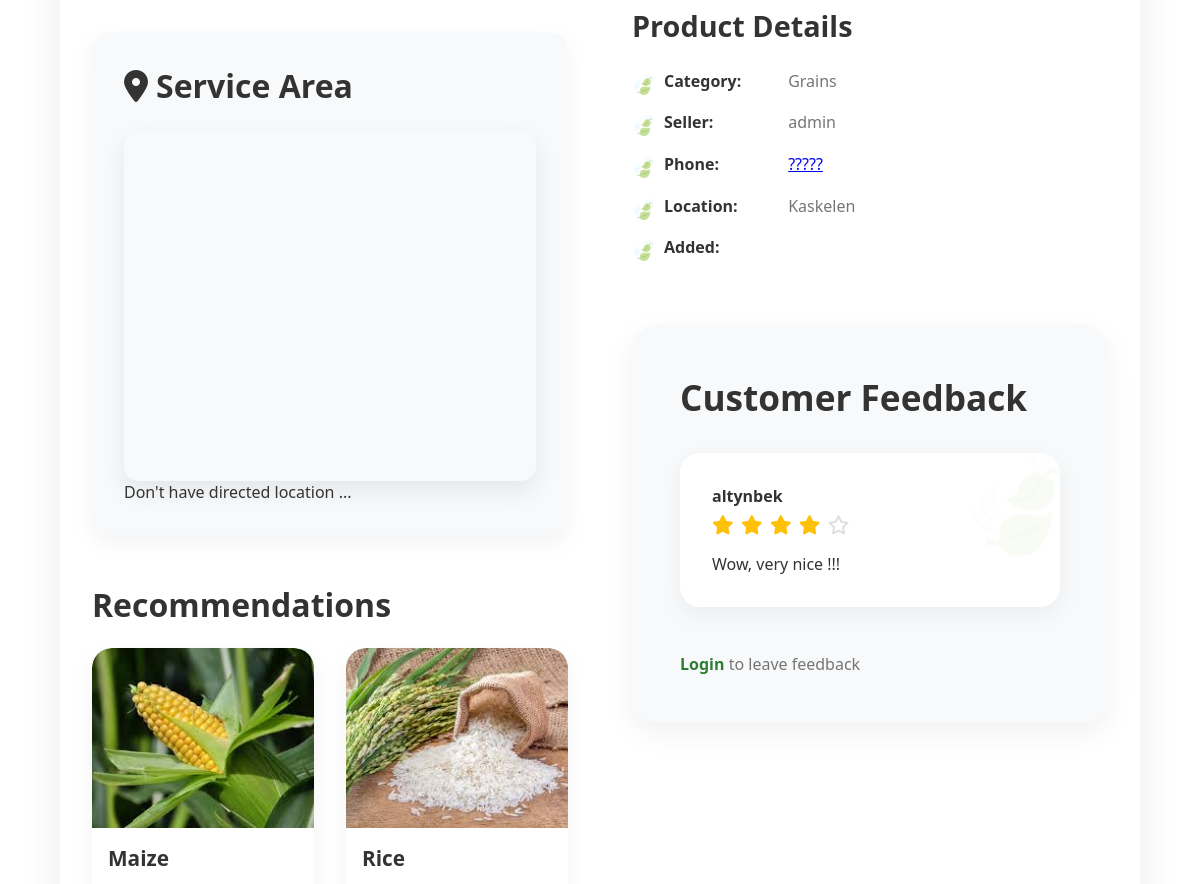
Before: /products/wheat/ (middle part) with the older database file.
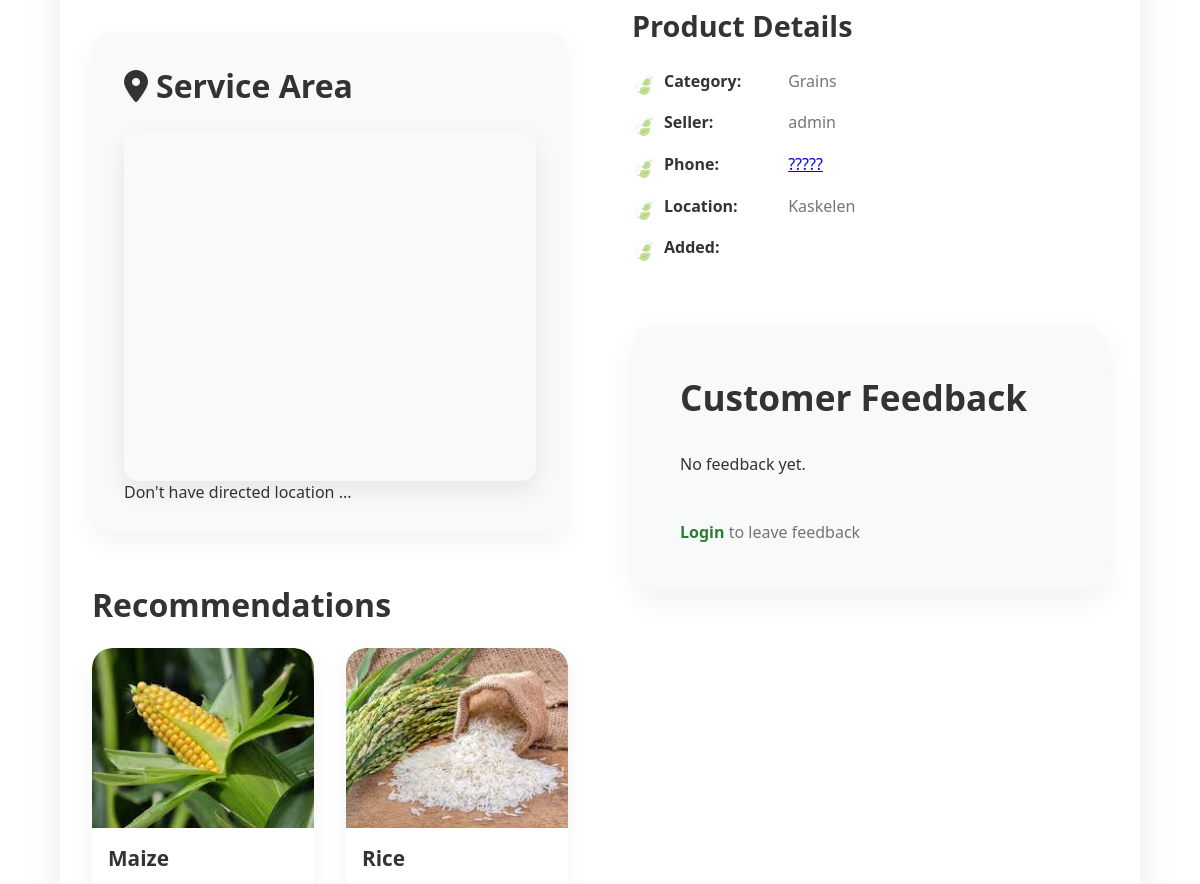
After: the same page with the newer database file.
### farmer_app/models.py (models this page shows, shortened)
class Products(models.Model):
    image = models.ImageField(upload_to="products/", null=True, blank=True)
    farmer = models.ForeignKey(Farmer, on_delete=models.CASCADE)
    name = models.CharField(max_length=120)
    slug = AutoSlugField(populate_from='name', unique=True)
    price = models.DecimalField(
        max_digits=10,
        decimal_places=2,
        validators=[MinValueValidator(Decimal('0.01'))]
    )
    excerpt = models.CharField(max_length=200, null=True, blank=True)
    description = models.TextField()
    harvest_date = models.DateField(default=timezone.now)
    category = models.ForeignKey(Categories, on_delete=models.CASCADE)

class Feedback(models.Model):
    farmer = models.ForeignKey(
        Farmer,
        on_delete=models.CASCADE,
        related_name='given_feedbacks'
    )
    product = models.ForeignKey(
        Products,
        on_delete=models.CASCADE,
        related_name='received_feedbacks'
    )
    rating = models.IntegerField(
        choices=[(1, '1 Star'), (2, '2 Stars'), (3, '3 Stars'),
                 (4, '4 Stars'), (5, '5 Stars')],
        default=5
    )
    comment = models.TextField()
    created_at = models.DateTimeField(auto_now_add=True)
    class Meta:
        unique_together = ['farmer', 'product']  # One feedback per farmer per product

class Farmer(models.Model):
    user = models.OneToOneField(
        settings.AUTH_USER_MODEL,
        on_delete=models.CASCADE
    )
    avatar = models.ImageField(upload_to="avatars/", blank=True, null=True)
    name = models.CharField(max_length=50)
    phonenumber = models.CharField(max_length=15, blank=True)
    address = models.CharField(max_length=255, null=True, blank=True)
    location = models.OneToOneField(Location, on_delete=models.CASCADE, null=True, blank=True)
    liked_products = models.ManyToManyField(
        'Products',
        blank=True,
        related_name='liked_by'
    )

### farmer_app/views.py (the view, shortened to what this page needs)
def product_details(request, slug):
    product = get_object_or_404(Products, slug=slug)
    recommended_products = ai_recommend_products(product)
    feedbacks = product.received_feedbacks.select_related('farmer').order_by('-created_at')
    can_give_feedback = False
    is_liked = False
    farmer = None
    return render(request, "product_details.html", {
        "product": product,
        "recommended_products": recommended_products,
        "feedbacks": feedbacks,
        "can_give_feedback": can_give_feedback,
        "is_liked": is_liked,
        "likes_count": product.liked_by.count(),
    })

### farmer_app/views.py (called while the page is built)
def ai_recommend_products(product):
    return Products.objects.filter(
        category=product.category
    ).exclude(id=product.id).order_by('?')[:4]

### farmer_app/templates/product_details.html (shortened to what the changed rows need)
{% extends "base.html" %}
{% load static %}
{% block content %}
<link rel="stylesheet" href="{% static 'css/product_details.css' %}">
<div class="product-detail-container">
    <div class="product-images">
        <br>
            <div class="map-section">
                <h2><i class="fas fa-map-marker-alt"></i> Service Area</h2>
            </div>
            <h1>Recommendations</h1><br>
            <div class="products-grid">
                {% for product in recommended_products %}
                <div class="product-card">
                    <div class="product-img-placeholder">
                        {% if product.image %}
                            <img src="{{ product.image.url }}" alt="{{ product.name }}">
                        {% else %}
                            <i class="fas fa-seedling"></i>
                        {% endif %}
                    </div>
                    <h3>{{ product.name }}</h3>
                </div>
                {% endfor %}
            </div>
    </div>
    <div class="product-info">
        <div class="feedback-container">
            <h2>Customer Feedback</h2>
            {% if feedbacks %}
                {% for feedback in feedbacks %}
                    <div class="feedback-card">
                        <strong>{{ feedback.farmer.name }}</strong>
                        <div class="feedback-rating">
                            {% for i in "12345" %}
                                <i class="{% if forloop.counter <= feedback.rating %}fas{% else %}far{% endif %} fa-star"></i>
                            {% endfor %}
                        </div>
                        <p>{{ feedback.comment }}</p>
                    </div>
                {% endfor %}
            {% else %}
                <p>No feedback yet.</p>
            {% endif %}<br>
            {% if user.is_authenticated and can_give_feedback %}
                <div class="feedback-form">
                    <h3>Leave a Review</h3>
                    <form method="post">
                        {% csrf_token %}
                        <label for="rating">Rating</label>
                        <select name="rating" id="rating" required>
                            <option value="5">★★★★★ (5)</option>
                            <option value="4">★★★★☆ (4)</option>
                            <option value="3">★★★☆☆ (3)</option>
                            <option value="2">★★☆☆☆ (2)</option>
                            <option value="1">★☆☆☆☆ (1)</option>
                        </select>
                        <label for="comment">Comment</label>
                        <textarea name="comment" id="comment" rows="4" required placeholder="Share your experience..."></textarea>
                        <button type="submit" class="submit-feedback-btn"> Send </button>
                    </form>
                </div>
            {% elif user.is_authenticated %}
                {% if product.farmer.user == user %}
                    <p class="already-reviewed"> You cannot leave feedback on your own product. </p>
                {% else %} <p class="already-reviewed"> You already left feedback for this product ✅ </p>
                {% endif %}
            {% else %}
                <p class="login-required">
                <a href="{% url 'account_login' %}">Login</a> to leave feedback </p>
            {% endif %}
        </div>
    </div>
</div>
{% endblock %}

Changed rows visible on the page:
removed Feedback: farmer.name "altynbek", rating 4 (drawn), comment "Wow, very nice !!!"
Other visible differences:
text now shown: "No feedback yet."
